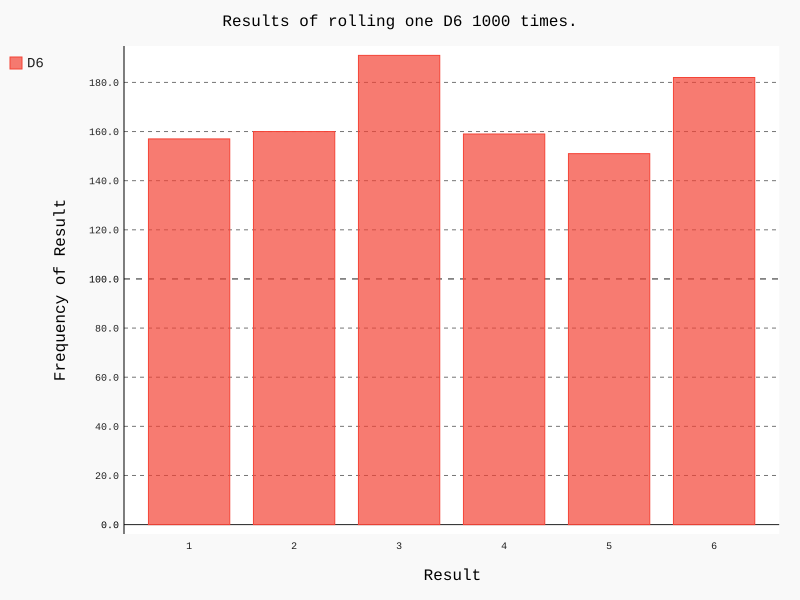

This chart was generated by the following Python code:
import pygal

from die import Die

# create a d6
die = Die()

# make some rolls, and store the results in a list
results = []
for roll_num in range(1000):
    result = die.roll()
    results.append(result)

# analyze the results
frequencies = []
for value in range(1, die.num_sides+1):
    frequency = results.count(value)
    frequencies.append(frequency)

# visualize the results
hist = pygal.Bar()

hist.title = "Results of rolling one D6 1000 times."
hist.x_labels = ['1', '2', '3', '4', '5', '6']
hist.x_title = "Result"
hist.y_title = "Frequency of Result"

hist.add('D6', frequencies)
hist.render_to_file('die_visual.svg')
